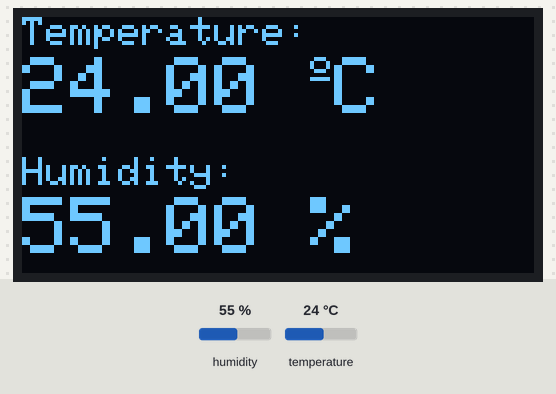
Bench run of a sketch on a simulated Arduino Uno, built with avr-gcc and run on an emulated ATmega328P. Shown: 128×64 one-colour display. Inputs (shaded band) come from the test bench; at power-on: humidity 55 %, temperature 24 °C.

Above: at 2.8 s.
2.9 s: humidity set to 22 %
At 4.8 s:
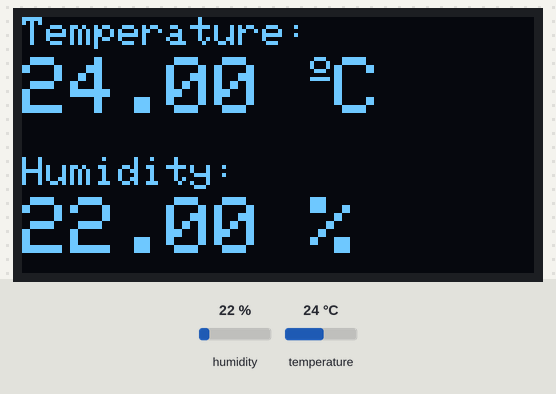
5.6 s: temperature set to 12 °C
At 6.5 s:
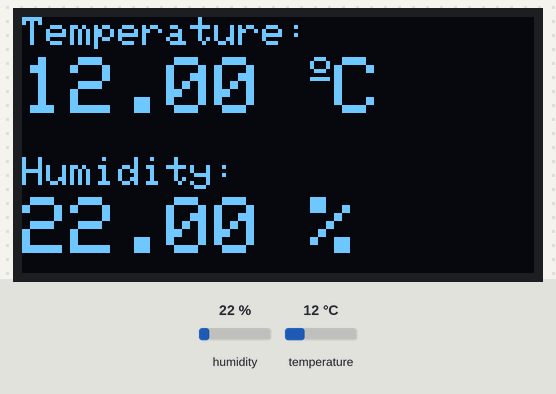
8.3 s: humidity set to 40 %
At 11.2 s:
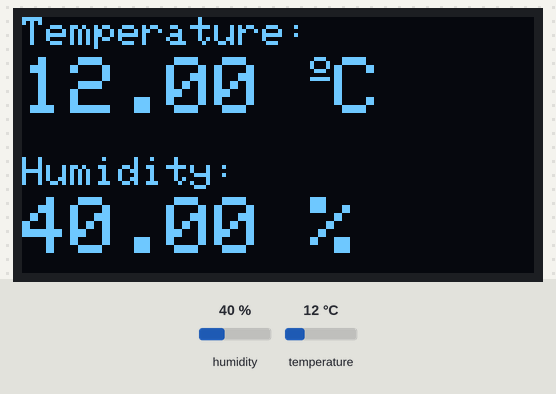
11.5 s: temperature set to 19 °C
At 12.9 s:
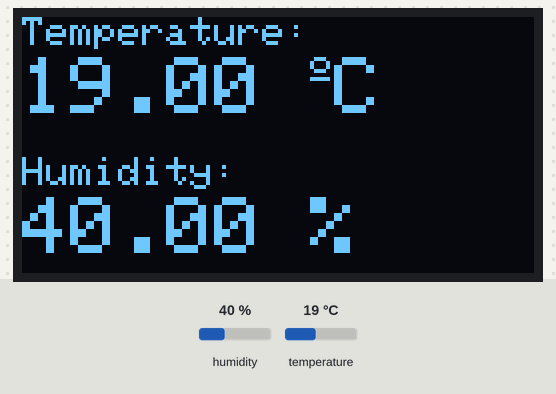
Timing chart, 0 to 14.5 s (numbered marks = the images above; inputs shaded):
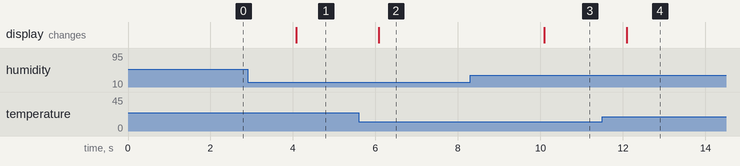

The sketch:

DHTOled.ino
```cpp
#include <Wire.h>
#include <Adafruit_GFX.h>
#include <Adafruit_SSD1306.h>
#include <DHT.h>

//OLED Parameters
#define SCREEN_WIDTH 128
#define SCREEN_HEIGHT 64

//Global variables for dht
float oldh = 0;
float oldt = 0;
float t = 0;
float h = 0;

//OLED object with I2c
Adafruit_SSD1306 display(SCREEN_WIDTH, SCREEN_HEIGHT, &Wire, -1);

//DHT Parameters
#define DHTPIN 14     //D5
#define DHTTYPE DHT22

//DHT Object
DHT dht(DHTPIN, DHTTYPE);

void setup() {
  //Serial monitor and dht start
  Serial.begin(9600);
  dht.begin();

  //Waiting for OLED to start
  while(!display.begin(SSD1306_SWITCHCAPVCC, 0x3c)){
    Serial.println("Allocating Display");
  }

  //Clearing Display
  display.clearDisplay();

  //Setting Text Color
  display.setTextColor(WHITE);
}

void loop() {

  //read temperature and humidity
  t = dht.readTemperature();
  h = dht.readHumidity();

  //Verify temperature and humidity readings
  if (isnan(h) || isnan(t)) {
    Serial.println("Failed to read from DHT sensor!");
    return;
  }

  //Comparision current reading with previous one and updating on OLED if there is a change
  if((t!=oldt)||(h!=oldh))
  {
    printout(t,h);
  }

  //Making Current reading as previous one
  oldt = t;
  oldh = h;
}

//Funtion To display temperature and humidity on OLED
void printout(float t, float h){

  //clear display
  display.clearDisplay();

  // display temperature
  display.setTextSize(1);
  display.setCursor(0,0);
  display.print("Temperature: ");
  display.setTextSize(2);
  display.setCursor(0,10);
  display.print(t);
  display.print(" ");
  display.setTextSize(1);
  display.cp437(true);
  display.write(167);
  display.setTextSize(2);
  display.print("C");

  // display humidity
  display.setTextSize(1);
  display.setCursor(0, 35);
  display.print("Humidity: ");
  display.setTextSize(2);
  display.setCursor(0, 45);
  display.print(h);
  display.print(" %");

  //function to actually display on screen
  display.display();
}
```

Measured:
- after the input at 2.9 s, the display: changes after 1.2 s (image 1)
- after the input at 5.6 s, the display: changes after 0.48 s (image 2)
- after the input at 8.3 s, the display: changes after 1.8 s (image 3)
- after the input at 11.5 s, the display: changes after 0.60 s (image 4)
